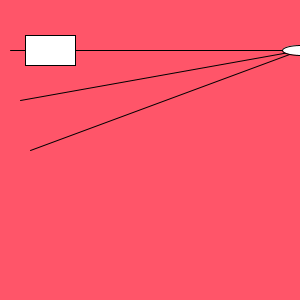
Frame 1 (no input)
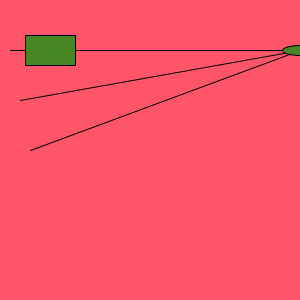
Frame 60 (the mouse pressed at the canvas centre just before this capture)
Frame 120 (the mouse held since frame 60 and released just before this capture): identical to frame 60, image omitted

The Processing sketch that drew these frames (run headless with seeded random() and noise(); from frame 60 on, the mouse is pressed at the canvas centre):

// Processing sketch: processing_164781
// ── processing_164781.pde

int y = 35;

void setup(){
size(300,300);
}

void draw() {
  background(y*y, y+50, y*3);
  line(10, 50, 300, 50);
   line(20, 100, 300, 50);
   line(30, 150, 300, 50);
  if (key == CODED) { 
    if (keyCode == UP) {
      y=20;
    } else if (keyCode == DOWN) {
      y=50; 
    }
  } else { 
    y = 35;
  }
  rect(25, y, 50, 30);
  ellipse(300, 50, y, 10); 
  fill(y*2, y+100, Y*y);
}
